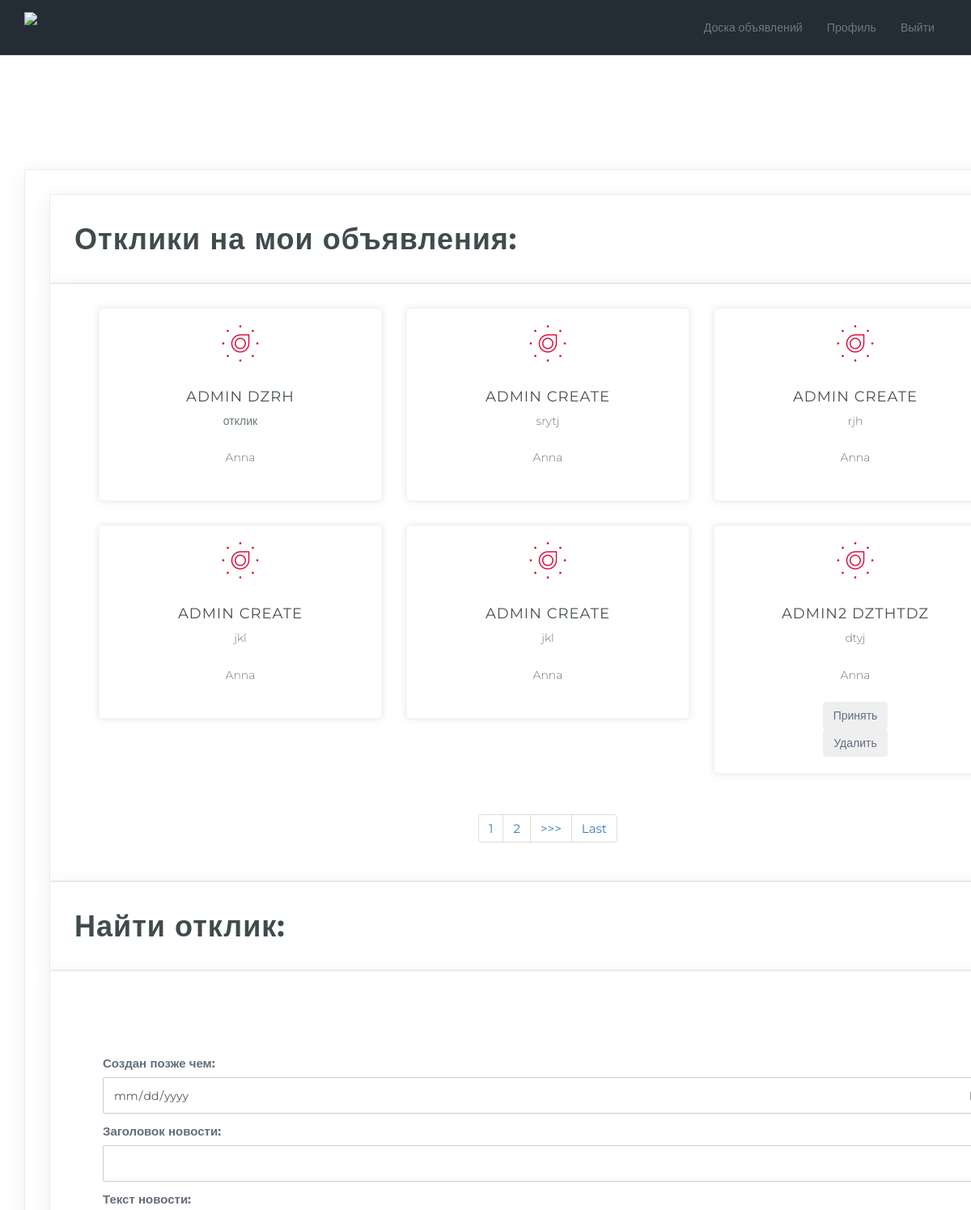
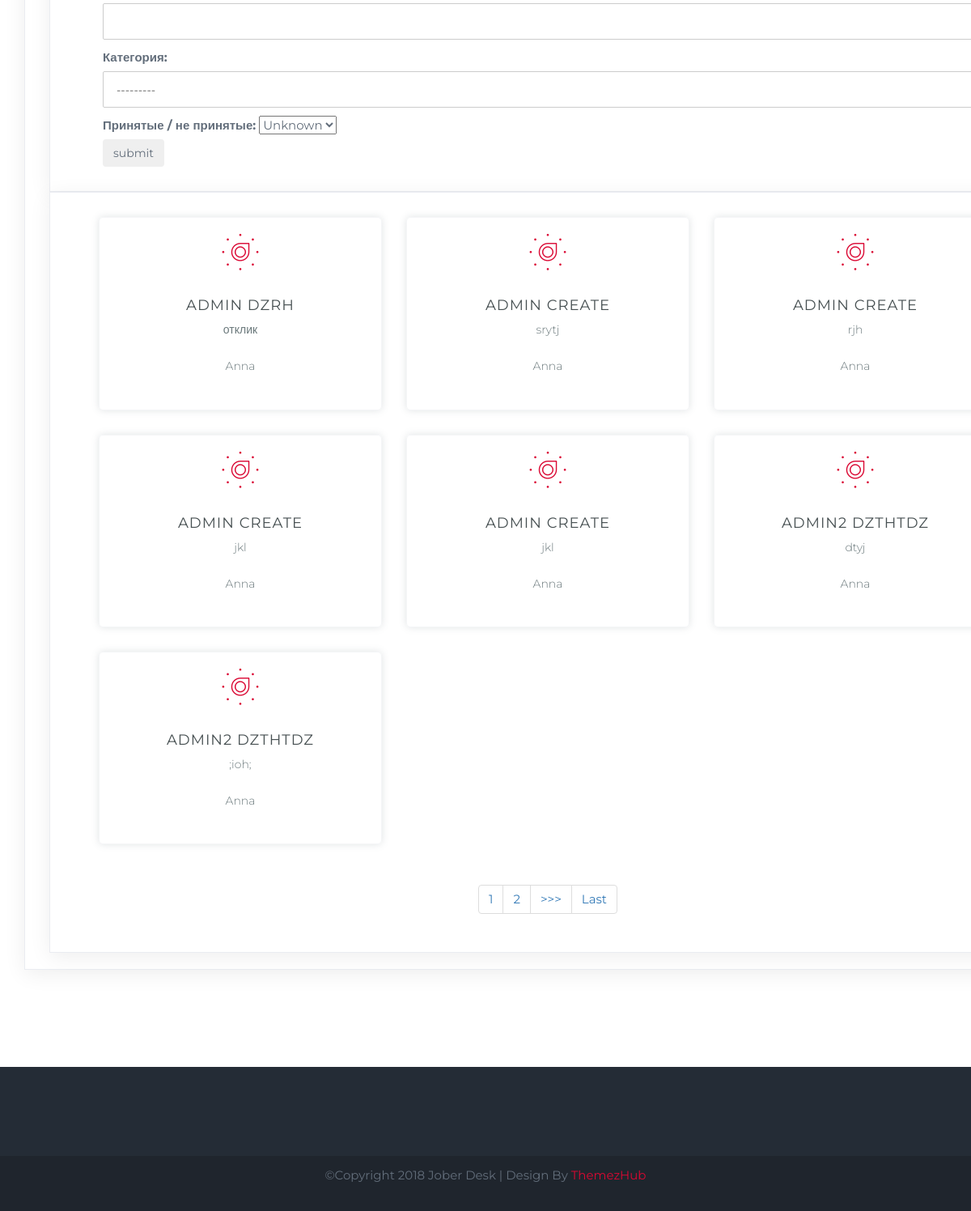
/profile/response/ (signed in), run on the app's committed database (2 pictures, top to bottom).
### board/models.py (models this page shows)
class Response(models.Model):
    textResponse = models.TextField()
    timeResponse = models.DateTimeField(auto_now_add=True)
    acceptResponse = models.BooleanField(default=False)
    responsePost = models.ForeignKey(Post, on_delete=models.CASCADE)
    responseUser = models.ForeignKey(User, on_delete=models.CASCADE)

class Post(models.Model):
    title = models.CharField(max_length=255)
    textPost = models.TextField()
    img = models.ImageField(upload_to='media/img_uploaded', blank=True, null=True)
    video = models.FileField(upload_to='videos_uploaded', blank=True, null=True)
    file = models.FileField(upload_to='files_uploaded', blank=True, null=True)
    timePost = models.DateTimeField(auto_now_add=True)
    author = models.ForeignKey(User, on_delete=models.CASCADE)
    category = models.ForeignKey(Category, on_delete=models.CASCADE)
    def __str__(self):
        return f'{self.title} {self.textPost}'

### profile/views.py (the view)
# urls.py: path('response/', ResponseView.as_view(), name='response'),
class ResponseView(ListView):
    model = Response
    template_name = 'profile/response.html'
    context_object_name = 'responses'
    paginate_by = 6
    def get_queryset(self, *args, **kwargs):
        user = self.request.user
        responses_user = Response.objects.filter(responsePost__author=user)
        user_responses_to_other_ads = Response.objects.filter(responseUser=user)
        combined_responses = user_responses_to_other_ads | responses_user
        combined_responses = combined_responses.order_by('-textResponse')
        return combined_responses
    def get_context_data(self, **kwargs):
        context = super().get_context_data(**kwargs)
        context['filter'] = ResponseFilter(self.request.GET, queryset=self.get_queryset())
        context['not_accept'] = Response.objects.filter(acceptResponse=False)
        return context

### board/models.py (called while the page is built)
    def __str__(self):
        return self.get_name_display()

### templates/profile/response.html (shortened to what this page needs)
{% extends 'flatpages/default.html' %}
{% load static %}
{% block content %}
{% load static %}
<section class="profile-detail">
	<div class="container">
		<div class="col-md-12">
			<div class="row">
				<div class="basic-information">
					<div class="basic-information">
						<h2>Отклики на мои объявления:</h2>
                    </div>
					<div class="contener">
						<div class="basic-information">
							<div class="container">
							{% if responses %}
							{% for response in responses %}
								<div class="col-md-4 col-sm-4">
									<div class="features-content">
										<span class="box1"><span aria-hidden="true" class="icon-dial"></span></span>
										<h3>{{response.responsePost}}</h3>
										<p>{{response.textResponse}}</p>
										<p>{{response.responseUser}}</p>
										{% if response in not_accept %}
										<form action=/profile/accept/{{response.pk}} method="Post">
											<input type="submit" class="btn seub-btn" value="Принять"/>
										</form>
										<form action=/profile/delete/{{response.pk}} method="Post">
											<input type="submit" class="btn seub-btn" value="Удалить"/>
										</form>
										{% endif %}
									</div>
								</div>
								{% endfor %}
							{% else %}
								<a href="../create/" class="btn btn-primary">Создать обявление!</a>
							{% endif %}
							</div>
							<div class="card text-center">{% include 'paginator.html' %}</div>
						</div>
					</div>
					<div class="basic-information">
						<h2>Найти отклик:</h2>
                    </div>
					<div class="contener">
						<div class="basic-information">
							<div class="container">
								{% if responses %}
								<form>
									<fieldset class="form-row align-items-center">
									{{ filter.form }}
										<div class="col border-right">
											<input type="submit" class="btn seub-btn" value="submit" />
										</div>
									</fieldset>
								</form>
								{% endif %}
							</div>
						</div>
					</div>
					<div class="contener">
						<div class="basic-information">
							<div class="container">
								{% for response in filter.qs %}
								<div class="col-md-4 col-sm-4">
									<div class="features-content">
										<span class="box1"><span aria-hidden="true" class="icon-dial"></span></span>
										<h3>{{response.responsePost}}</h3>
										<p>{{response.textResponse}}</p>
										<p>{{response.responseUser}}</p>
									</div>
								</div>
								{% empty %}
								<p>Откликов не найдено</p>
								{% endfor %}
							</div>
							<div class="card text-center">{% include 'paginator.html' %}</div>
						</div>
					</div>
				</div>
			</div>
		</div>
	</div>
</section>
{% endblock content %}

### static/css/common.css (style rules this page uses)
html,body { width:100%; height: auto; margin:0; padding:0; overflow-x: hidden; }
body { font-family: 'Open Sans', sans-serif; position: relative; font-size:14px; line-height:24px; color:#6f6f6f; }
h1, h2, h3, h4, h5, h6 { color:#3f3f3f; margin:0 0 15px 0; letter-spacing: 1px; font-weight: bold; }
h2 { font-size:36px; line-height:48px; }
h3 { font-size:30px; line-height:36px; }
p { margin-bottom:20px; }

### static/css/main.css (style rules this page uses)
body { background:#ffffff; font-family: 'Montserrat', sans-serif; font-size:15px; color:#636e7b; }
section { padding:70px 0px 60px 0px; }
h1, h2, h3, h4, h5, h6 { color:#242c36; margin: 0 0 15px 0; letter-spacing: 1px; font-weight: bold; }
.form-control { border: 1px solid #ccc; border-radius: 2px; height: 45px; margin-bottom: 10px; box-shadow: none; font-size: 14px; }
fieldset { margin-top: 52px; background: rgba(255,255,255,0.3); padding: 20px 20px 10px 20px; }
.basic-information { position: relative; z-index: 1; background-color: #fff; padding: 30px 30px 20px; -webkit-box-shadow: 0 5px 25px 0 rgba(0,0,0,.07); box-shadow: 0 5px 25px 0 rgba(0,0,0,.07); border: 1px solid #eaecf1; display: table; width: 100%; }
.basic-information h2 { margin:0; margin-bottom:10px; color:#404b4d; }
.basic-information p { font-size:17px; }
.basic-information p { font-size: 16px; line-height: 1.9; }
.features-content { border: 1px solid #f4f5f7; padding: 20px 15px; text-align: center; border-radius: 5px; margin-bottom:30px; box-shadow: 0px 0px 10px 0px rgba(107,121,124,0.2); }
.features-content h3 { font-weight:400; color:#475052; font-size:18px; text-transform:uppercase; margin-bottom:0; }
.features-content p { font-weight:300; color:#6b797c; line-height:1.8; font-size:14px; }
.features-content span { font-size:45px; margin-bottom:25px; color:#da0833; }

### data on the page
Response: responsePost "ADMIN DZRH", textResponse "отклик", responseUser "Anna"
Response: responsePost "ADMIN CREATE", textResponse "srytj", responseUser "Anna"
Response: responsePost "ADMIN CREATE", textResponse "rjh", responseUser "Anna"
Response: responsePost "ADMIN CREATE", textResponse "jkl", responseUser "Anna"
Response: responsePost "ADMIN CREATE", textResponse "jkl", responseUser "Anna"
Response: responsePost "ADMIN2 DZTHTDZ", textResponse "dtyj", responseUser "Anna"
Response: responsePost "ADMIN2 DZTHTDZ", textResponse ";ioh;", responseUser "Anna"

### other printed values
{{ num }} "1" "1"
{{ num }} "2" "2"
